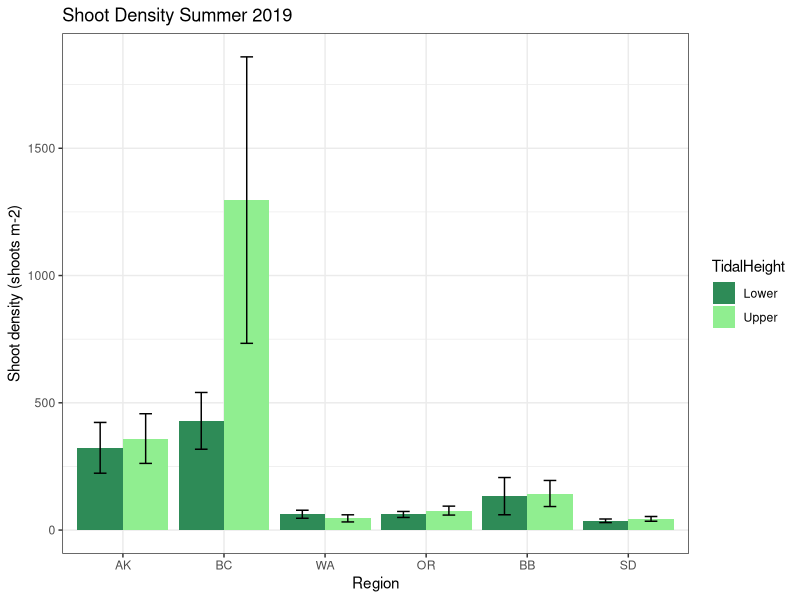
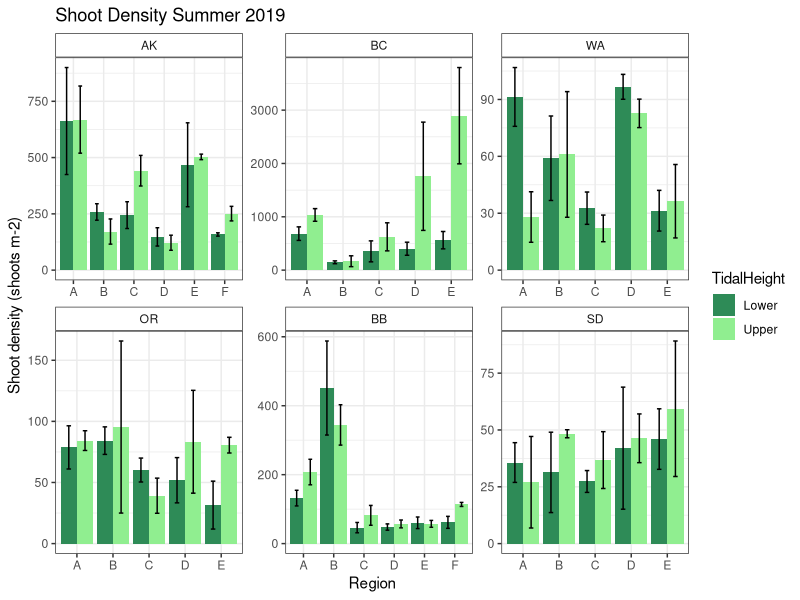

Write the R code that produced these figures, in order.
## ---- chunk 1
knitr::opts_chunk$set(echo = TRUE)
library(tidyverse)
library(ggplot2)
library(lubridate)

region_order1 <- c("Alaska","British Colubmia","Washington","Oregon","Bodega Bay","San Diego")
region_order2 <- c("AK","BC","WA","OR","BB","SD")

## ---- chunk 2
DenCov <- read.csv("DensityCover.csv")
DenCov <- DenCov%>%
  separate(col=TransectID,sep="_",c("SampleDate","Region","SiteCode","Transect"))
DenCov$TidalHeight <- ifelse(DenCov$Transect=="L4"|DenCov$Transect=="L5"|DenCov$Transect=="L6","Lower","Upper")
DenCov$Region <- ordered(DenCov$Region,levels=region_order2)
DenCov1 <- DenCov%>%
  group_by(Region,SiteCode,TidalHeight,Transect)%>%
  summarise(Density.shoots.m2=mean(Density.shoots.m2,na.rm = TRUE))

## ---- chunk 3
Den_summ1 <- DenCov1%>%
  group_by(Region,TidalHeight)%>%
  summarise(Density=mean(Density.shoots.m2),sd=sd(Density.shoots.m2),
            se=sd/sqrt(length(Density.shoots.m2)))
ggplot(Den_summ1,aes(x=Region,y=Density,fill=TidalHeight))+geom_col(position = "dodge")+
  geom_errorbar(aes(ymax=Density+2*se,ymin=Density-2*se),position=position_dodge(width=0.9),width=0.25)+
  scale_fill_manual(values=c("seagreen4","lightgreen"))+
  xlab("Region")+
  ylab("Shoot density (shoots m-2)")+
  labs(title="Shoot Density Summer 2019")+
  theme_bw()+
  theme(strip.background = element_rect(fill="white"))

## ---- chunk 4
Den_summ2 <- DenCov1 %>%
  group_by(Region,SiteCode,TidalHeight)%>%
  summarise(Density=mean(Density.shoots.m2),sd=sd(Density.shoots.m2),
            se=sd/sqrt(length(Density.shoots.m2)))
ggplot(Den_summ2,aes(x=SiteCode,y=Density,fill=TidalHeight))+geom_col(position = "dodge")+
  geom_errorbar(aes(ymax=Density+2*se,ymin=Density-2*se),position=position_dodge(width=0.9),width=0.25)+
  facet_wrap(~Region,scales = "free")+
  scale_fill_manual(values=c("seagreen4","lightgreen"))+
  xlab("Region")+
  ylab("Shoot density (shoots m-2)")+
  labs(title="Shoot Density Summer 2019")+
  theme_bw()+
  theme(strip.background = element_rect(fill="white"))

